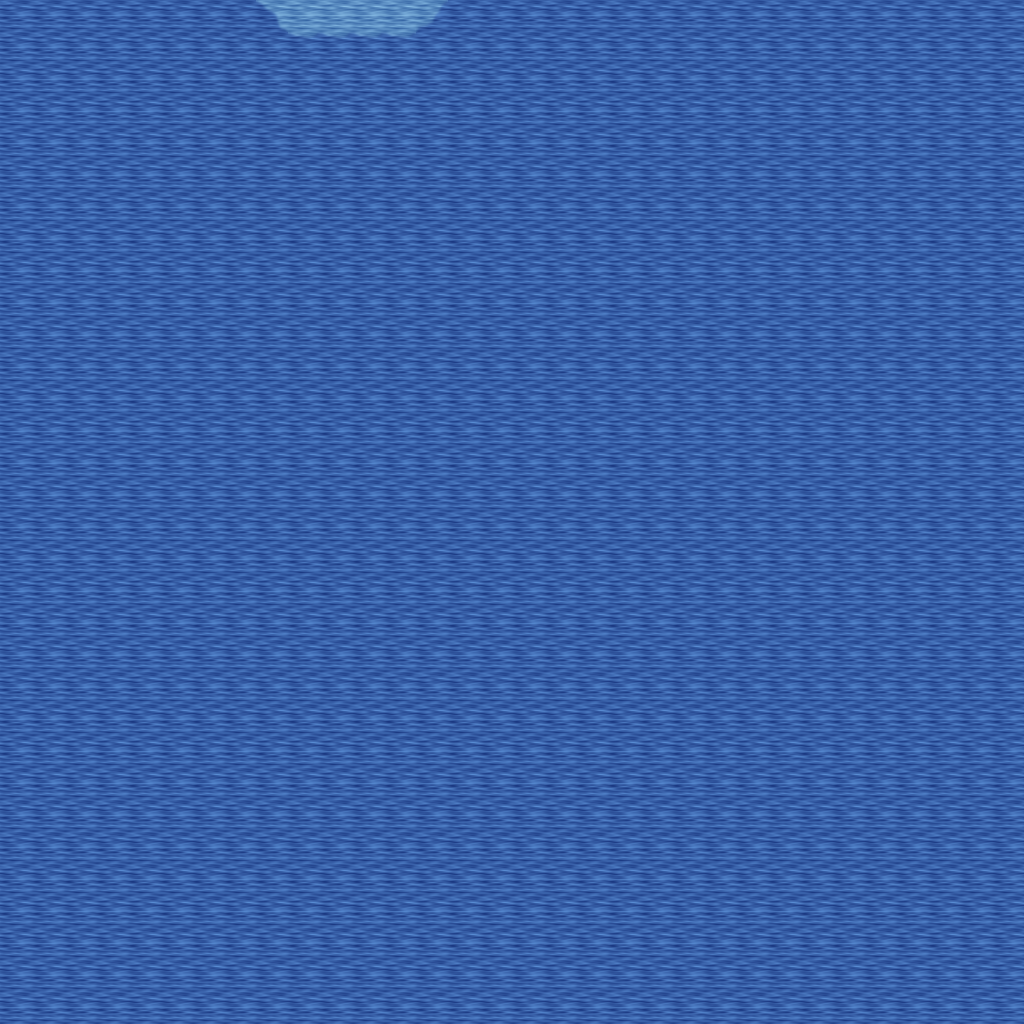

A level layout from a 2D game, rendered from its tile map. Below: a short description, then the map file with tile-grid data replaced by summaries:
An orthogonal 32x32 tile map with 32x32 px tiles, 5 tile layers (Ground, Objects, Objects2, Above, ...), 1 hidden layer not drawn, 45 tilesets.

<map version="1.10" tiledversion="1.11.0" orientation="orthogonal" renderorder="right-down" width="32" height="32" tilewidth="32" tileheight="32" infinite="0" nextlayerid="11" nextobjectid="1">
 <tileset firstgid="1" name="ground_ground" tilewidth="32" tileheight="32" tilecount="33" columns="3">
  <image source="../drawable/ground_ground.png" width="96" height="352" />
 </tileset>
 <tileset firstgid="34" name="building_castle" tilewidth="32" tileheight="32" tilecount="320" columns="20">
  <image source="../drawable/building_castle.png" width="640" height="512" />
 </tileset>
 <tileset firstgid="354" name="ground_water_pool" tilewidth="32" tileheight="32" tilecount="72" columns="3">
  <image source="../drawable/ground_water_pool.png" width="96" height="768" />
 </tileset>
 <tileset firstgid="426" name="ground_ridge_earth_dark" tilewidth="32" tileheight="32" tilecount="96" columns="12">
  <image source="../drawable/ground_ridge_earth_dark.png" width="384" height="256" />
 </tileset>
 <tileset firstgid="522" name="ground_grass_edges" tilewidth="32" tileheight="32" tilecount="36" columns="12">
  <image source="../drawable/ground_grass_edges.png" width="384" height="96" />
 </tileset>
 <tileset firstgid="558" name="ground_earth_edges" tilewidth="32" tileheight="32" tilecount="18" columns="6">
  <image source="../drawable/ground_earth_edges.png" width="192" height="96" />
 </tileset>
 <tileset firstgid="576" name="ground_grass_corners" tilewidth="32" tileheight="32" tilecount="24" columns="6">
  <image source="../drawable/ground_grass_corners.png" width="192" height="128" />
 </tileset>
 <tileset firstgid="600" name="plant_stump_stump_green" tilewidth="32" tileheight="32" tilecount="4" columns="2">
  <image source="../drawable/plant_stump_stump_green.png" width="64" height="64" />
 </tileset>
 <tileset firstgid="604" name="item_pot_barrel" tilewidth="32" tileheight="32" tilecount="2" columns="1">
  <image source="../drawable/item_pot_barrel.png" width="32" height="64" />
 </tileset>
 <tileset firstgid="606" name="ground_rock_rocks_2" tilewidth="32" tileheight="32" tilecount="4" columns="2">
  <image source="../drawable/ground_rock_rocks_2.png" width="64" height="64" />
 </tileset>
 <tileset firstgid="610" name="ground_ladder_horizontal_dark" tilewidth="32" tileheight="32" tilecount="3" columns="1">
  <image source="../drawable/ground_ladder_horizontal_dark.png" width="32" height="96" />
 </tileset>
 <tileset firstgid="613" name="plant_grasses" tilewidth="32" tileheight="32" tilecount="6" columns="3">
  <image source="../drawable/plant_grasses.png" width="96" height="64" />
 </tileset>
 <tileset firstgid="619" name="plant_tree_tree_green" tilewidth="32" tileheight="32" tilecount="88" columns="8">
  <image source="../drawable/plant_tree_tree_green.png" width="256" height="352" />
 </tileset>
 <tileset firstgid="707" name="ground_water_waterfall" tilewidth="32" tileheight="32" tilecount="120" columns="8">
  <image source="../drawable/ground_water_waterfall.png" width="256" height="480" />
 </tileset>
 <tileset firstgid="827" name="plant_flower_daisy_white" tilewidth="32" tileheight="32" tilecount="8" columns="2">
  <image source="../drawable/plant_flower_daisy_white.png" width="64" height="128" />
 </tileset>
 <tileset firstgid="835" name="plant_flower_daisy_red" tilewidth="32" tileheight="32" tilecount="8" columns="2">
  <image source="../drawable/plant_flower_daisy_red.png" width="64" height="128" />
 </tileset>
 <tileset firstgid="843" name="ground_rock_pebbles" tilewidth="32" tileheight="32" tilecount="3" columns="1">
  <image source="../drawable/ground_rock_pebbles.png" width="32" height="96" />
 </tileset>
 <tileset firstgid="846" name="plant_flower_daisy_yellow" tilewidth="32" tileheight="32" tilecount="8" columns="2">
  <image source="../drawable/plant_flower_daisy_yellow.png" width="64" height="128" />
 </tileset>
 <tileset firstgid="854" name="building_decoration_longhorn_skull" tilewidth="32" tileheight="32" tilecount="6" columns="3">
  <image source="../drawable/building_decoration_longhorn_skull.png" width="96" height="64" />
 </tileset>
 <tileset firstgid="860" name="furniture_light_flames" tilewidth="32" tileheight="32" tilecount="6" columns="6">
  <image source="../drawable/furniture_light_flames.png" width="192" height="32" />
 </tileset>
 <tileset firstgid="866" name="plant_stump_stump_brown" tilewidth="32" tileheight="32" tilecount="4" columns="2">
  <image source="../drawable/plant_stump_stump_brown.png" width="64" height="64" />
 </tileset>
 <tileset firstgid="870" name="building_decoration_rocks_2" tilewidth="32" tileheight="32" tilecount="2" columns="1">
  <image source="../drawable/building_decoration_rocks_2.png" width="32" height="64" />
 </tileset>
 <tileset firstgid="872" name="plant_flower_daisy_blue" tilewidth="32" tileheight="32" tilecount="8" columns="2">
  <image source="../drawable/plant_flower_daisy_blue.png" width="64" height="128" />
 </tileset>
 <tileset firstgid="880" name="building_fence_fence_chunky" tilewidth="32" tileheight="32" tilecount="21" columns="3">
  <image source="../drawable/building_fence_fence_chunky.png" width="96" height="224" />
 </tileset>
 <tileset firstgid="901" name="ground_water_water_bubbles" tilewidth="32" tileheight="32" tilecount="32" columns="8">
  <image source="../drawable/ground_water_water_bubbles.png" width="256" height="128" />
 </tileset>
 <tileset firstgid="933" name="item_statue_grey_stone" tilewidth="32" tileheight="32" tilecount="4" columns="2">
  <image source="../drawable/item_statue_grey_stone.png" width="64" height="64" />
 </tileset>
 <tileset firstgid="937" name="plant_tree_tree_darkgreen" tilewidth="32" tileheight="32" tilecount="88" columns="8">
  <image source="../drawable/plant_tree_tree_darkgreen.png" width="256" height="352" />
 </tileset>
 <tileset firstgid="1025" name="logic_creature_animal" tilewidth="32" tileheight="32" tilecount="32" columns="8">
  <image source="../drawable/logic_creature_animal.png" width="256" height="128" />
 </tileset>
 <tileset firstgid="1057" name="logic_creature_rodent" tilewidth="32" tileheight="32" tilecount="8" columns="8">
  <image source="../drawable/logic_creature_rodent.png" width="256" height="32" />
 </tileset>
 <tileset firstgid="1065" name="logic_portal" tilewidth="32" tileheight="32" tilecount="24" columns="8">
  <image source="../drawable/logic_portal.png" width="256" height="96" />
 </tileset>
 <tileset firstgid="1089" name="logic_item_mushroom" tilewidth="32" tileheight="32" tilecount="6" columns="6">
  <image source="../drawable/logic_item_mushroom.png" width="192" height="32" />
 </tileset>
 <tileset firstgid="1095" name="logic_collision" tilewidth="32" tileheight="32" tilecount="1" columns="1">
  <image source="../drawable/logic_collision.png" width="32" height="32" />
 </tileset>
 <tileset firstgid="1096" name="logic_creature_human_little" tilewidth="32" tileheight="32" tilecount="2" columns="2">
  <image source="../drawable/logic_creature_human_little.png" width="64" height="32" />
 </tileset>
 <tileset firstgid="1098" name="logic_creature_fairy" tilewidth="32" tileheight="32" tilecount="4" columns="4">
  <image source="../drawable/logic_creature_fairy.png" width="128" height="32" />
 </tileset>
 <tileset firstgid="1102" name="logic_item_herb" tilewidth="32" tileheight="32" tilecount="5" columns="5">
  <image source="../drawable/logic_item_herb.png" width="160" height="32" />
 </tileset>
 <tileset firstgid="1107" name="object_suspension_bridge" tilewidth="32" tileheight="32" tilecount="24" columns="3">
  <image source="../drawable/object_suspension_bridge.png" width="96" height="256" />
 </tileset>
 <tileset firstgid="1131" name="logic_creature_farm_animal" tilewidth="32" tileheight="32" tilecount="16" columns="8">
  <image source="../drawable/logic_creature_farm_animal.png" width="256" height="64" />
 </tileset>
 <tileset firstgid="1147" name="ground_green_paving" tilewidth="32" tileheight="32" tilecount="18" columns="3">
  <image source="../drawable/ground_green_paving.png" width="96" height="192" />
 </tileset>
 <tileset firstgid="1165" name="logic_protection" tilewidth="32" tileheight="32" tilecount="2" columns="2">
  <image source="../drawable/logic_protection.png" width="64" height="32" />
 </tileset>
 <tileset firstgid="1167" name="light_light_5x5" tilewidth="32" tileheight="32" tilecount="25" columns="5">
  <image source="../drawable/light_light_5x5.png" width="160" height="160" />
 </tileset>
 <tileset firstgid="1192" name="light_door_light" tilewidth="32" tileheight="32" tilecount="12" columns="3">
  <image source="../drawable/light_door_light.png" width="96" height="128" />
 </tileset>
 <tileset firstgid="1204" name="building_huts" tilewidth="32" tileheight="32" tilecount="338" columns="26">
  <image source="../drawable/building_huts.png" width="832" height="416" />
 </tileset>
 <tileset firstgid="1542" name="building_chimney_smoke" tilewidth="32" tileheight="32" tilecount="40" columns="4">
  <image source="../drawable/building_chimney_smoke.png" width="128" height="320" />
 </tileset>
 <tileset firstgid="1582" name="plant_tree_chestnut_tree" tilewidth="32" tileheight="32" tilecount="20" columns="4">
  <image source="../drawable/plant_tree_chestnut_tree.png" width="128" height="160" />
 </tileset>
 <tileset firstgid="1602" name="logic_creature_troll" tilewidth="32" tileheight="32" tilecount="4" columns="4">
  <image source="../drawable/logic_creature_troll.png" width="128" height="32" />
 </tileset>
 <layer id="1" name="Ground" width="32" height="32">
  <data>[1024 cells, 1024 non-empty, 5 distinct tile ids]</data>
 </layer>
 <layer id="2" name="Objects" width="32" height="32">
  <data>[1024 cells, 0 non-empty, 0 distinct tile ids]</data>
 </layer>
 <layer id="3" name="Objects2" width="32" height="32">
  <data>[1024 cells, 0 non-empty, 0 distinct tile ids]</data>
 </layer>
 <layer id="4" name="Above" width="32" height="32">
  <data>[1024 cells, 0 non-empty, 0 distinct tile ids]</data>
 </layer>
 <layer id="5" name="Above2" width="32" height="32">
  <data>[1024 cells, 0 non-empty, 0 distinct tile ids]</data>
 </layer>
 <layer id="6" name="Walkable" width="32" height="32" visible="0">
  <data>[1024 cells, 1020 non-empty, 1 distinct tile ids]</data>
 </layer>
 <objectgroup id="7" name="Mapevents" />
 <objectgroup id="8" name="Spawn" />
 <objectgroup id="9" name="Keys" />
 <objectgroup id="10" name="Replace" />
</map>
